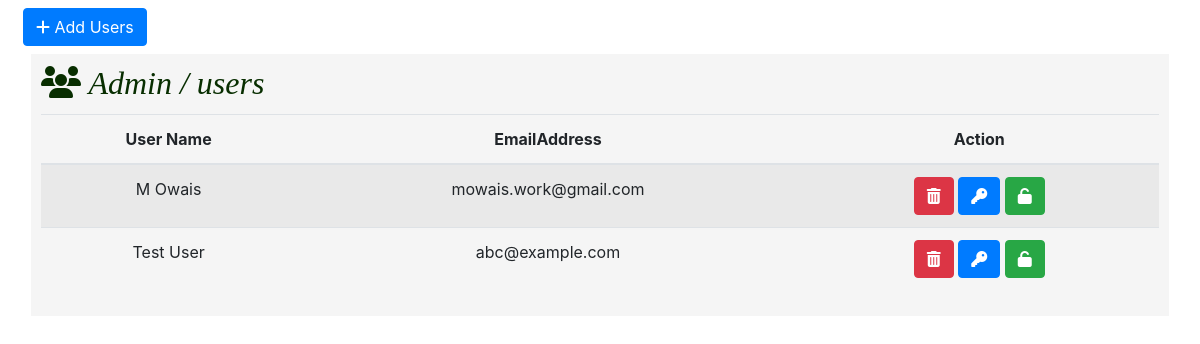
/admin/users.php, run on the app's committed database.
### tables this page shows
CREATE TABLE `fp_users` (
  `ID` int(11) NOT NULL,
  `Email_Address` varchar(155) NOT NULL,
  `Name` varchar(155) NOT NULL,
  `Password` varchar(255) NOT NULL,
  `Status` varchar(155) NOT NULL
);

### admin/users.php (the view, shortened to what this page needs)
<?php
require '../config/database_configration.php';
?>
<!DOCTYPE html>
<html lang="en">
<head>
  <link rel="stylesheet" href="../vendor/bootstrap/css/bootstrap.min.css">
  <link rel="stylesheet" href="../vendor/fontawesome/font-awesome.min.css">
  <link rel="stylesheet" href="../vendor/swiperjs/swiper-bundle.min.css">
  <link rel="stylesheet" href="../assets/css/admin.css">
</head>
<body>
<div class="col-md-12">
    <div class="row m-2">
    <a href="./add_users.php" class="btn btn-primary"><i class="fa fa-plus"></i> Add Users</a>
    <div class="table_data m-2">
        <h2><i class="fa fa-users mb-2"></i> Admin / users</h2>
        <table class="table table-striped text-center">
          <thead>
            <tr>
              <th scope="col">User Name</th>
              <th scope="col">EmailAddress</th>
              <th scope="col">Action</th>
            </tr>
          </thead>
          <tbody>
          <?php
          $query = "SELECT * FROM fp_users";
          $exec = mysqli_query($connect,$query);
          while($data = mysqli_fetch_assoc($exec)){
            if($data['Status'] == 1)
            {
                $status = '<a href="users.php?status=0&id='.$data['ID'].'"class="btn btn-success" title="Click To Block This Account"><i class="fa fa-unlock"></i></a>';
            }
            else
            {
                $status = '<a href="users.php?status=1&id='.$data['ID'].'"class="btn btn-danger" title="Click To UnBlock This Account"><i class="fa fa-lock"></i></a>';
            }
            echo '
            <tr>
            <td>'.$data['Name'].'</td>
            <td>'.$data['Email_Address'].'</td>
            <td><button class="btn btn-danger delete_user text-white" value="'.$data['ID'].'"><i class="fa fa-trash-alt"></i></button>
            <a href="changepassword.php?email='.$data['Email_Address'].'&id='.$data['ID'].'" title="Change Password" class="btn btn-primary text-white"><i class="fa fa-key"></i></a>
            '.$status.'
            </td>
            </tr>
            ';
          }
          ?>
          </tbody>
        </table>
      </div>
    </div>
  </div>
</body>
</html>

### assets/css/admin.css (style rules this page uses)
.table_data { background: whitesmoke; width: 100%; padding:10px; }
.table_data h2 { color: rgb(8, 46, 0); font-style: italic; font-family: Cambria, Cochin, Georgia, Times, 'Times New Roman', serif; }

### data on the page
fp_users: Name "M Owais", Email_Address "mowais.work@gmail.com", $data['ID'] 6 (drawn)
fp_users: Name "Test User", Email_Address "abc@example.com", $data['ID'] 8 (drawn)
